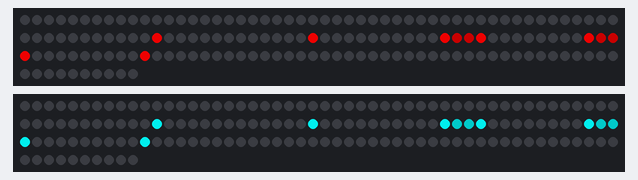
This sketch was run on a simulated ESP32. Shown: 2 × 160 RGB LEDs in strip order, left to right, continuing on the next row. Dim RGB values are drawn brighter than linear; nothing arrives over Bluetooth unless stated.

Above: at 0.48 s.
At 10.36 s:
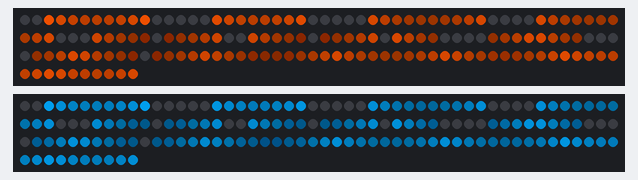
At 20.13 s:
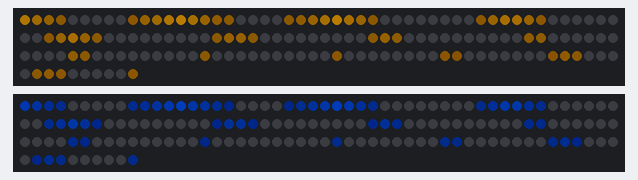
At 28.38 s:
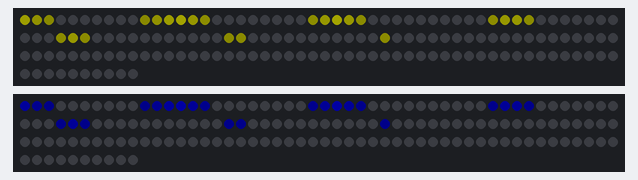
At 34.16 s:
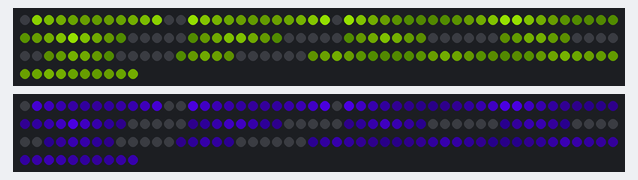
At 39.67 s:
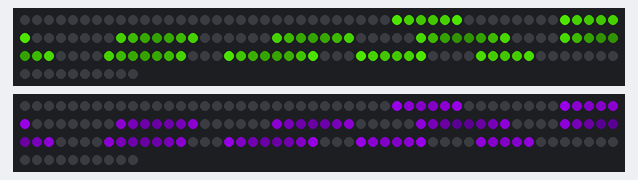

The sketch:

starbust_ears.ino
```cpp
#include <Adafruit_NeoPixel.h>
#include <BLEDevice.h>
#include <BLEScan.h>
#include <math.h>

#define NUM_LEDS  160
#define PIN_LEFT  0
#define PIN_RIGHT 1
#define NUM_ROWS  7

// ── Left ear row widths, bottom (widest) to top (tip) ────────────────────────
const uint8_t L_BACK_ROWS[NUM_ROWS]  = {13, 14, 13, 12, 11, 10, 8};
const uint8_t L_FRONT_ROWS[NUM_ROWS] = {14, 14, 13, 12, 10,  9, 7};

// ── Right ear row widths, bottom (widest) to top (tip) ───────────────────────
const uint8_t R_BACK_ROWS[NUM_ROWS]  = {13, 14, 13, 12, 11, 10, 8};
const uint8_t R_FRONT_ROWS[NUM_ROWS] = {14, 14, 13, 12, 10,  9, 7};

// ── Effect tuning ─────────────────────────────────────────────────────────────
#define Y_SCALE            1.5f  // Vertical row spacing vs horizontal LED pitch.
                                  // Raise if burst looks squashed top/bottom;
                                  // lower if squashed left/right.
#define TRAIL_LEN          4.5f  // Distance units of fading trail behind wavefront
#define MAX_BRIGHTNESS     200   // Peak brightness at wavefront (0–255)
#define HUE_STEP_PER_BURST  20   // Hue advance each burst cycle (slow rainbow)

// ── BLE speed control ─────────────────────────────────────────────────────────
// At 0 packets/30 s  → 0.25× speed (2400 ms per burst — idle drift)
// At BLE_MAX_PKTS    → 4.0× speed  ( 150 ms per burst — frenetic)
#define BLE_WINDOW_MS   30000    // rolling window length in milliseconds
#define BLE_MAX_PKTS      300    // packet count that saturates the speed scale
#define BLE_SPEED_MIN    0.25f   // multiplier at 0 packets
#define BLE_SPEED_MAX    4.00f   // multiplier at BLE_MAX_PKTS packets
#define BLE_SMOOTH       0.05f   // low-pass weight toward target (per frame)

// Timestamp ring buffer — one entry per received advertisement.
// 512 slots covers ~17 pkt/s sustained for 30 s before wrapping;
// older entries drop off the window naturally once they age out.
#define BLE_BUF_SIZE      512
static uint32_t bleTimestamps[BLE_BUF_SIZE];
static volatile uint16_t bleHead  = 0;  // next write slot
static volatile uint16_t bleTotal = 0;  // how many valid entries (caps at BLE_BUF_SIZE)

class AdvCallback : public BLEAdvertisedDeviceCallbacks {
  void onResult(BLEAdvertisedDevice dev) override {
    uint16_t h = bleHead;
    bleTimestamps[h] = millis();
    bleHead = (h + 1) % BLE_BUF_SIZE;
    if (bleTotal < BLE_BUF_SIZE) bleTotal++;
  }
};

static BLEScan*      bleScan;
static AdvCallback   advCallback;

// Count advertisements received within the last BLE_WINDOW_MS milliseconds.
// Walks the ring buffer backward from the most recent entry; stops as soon as
// it hits an entry older than the window (buffer is filled in time order).
uint16_t countRecentBLE() {
  uint32_t cutoff = millis() - BLE_WINDOW_MS;
  uint16_t total  = bleTotal;          // snapshot (written by ISR)
  uint16_t head   = bleHead;
  uint16_t count  = 0;

  for (uint16_t i = 0; i < total; i++) {
    uint16_t idx = (head - 1 - i + BLE_BUF_SIZE) % BLE_BUF_SIZE;
    if (bleTimestamps[idx] >= cutoff) {
      count++;
    } else {
      break;  // entries are chronological, so all earlier ones are also expired
    }
  }
  return count;
}

Adafruit_NeoPixel leftEar (NUM_LEDS, PIN_LEFT,  NEO_GRB + NEO_KHZ800);
Adafruit_NeoPixel rightEar(NUM_LEDS, PIN_RIGHT, NEO_GRB + NEO_KHZ800);

float ledDistL[NUM_LEDS];  // radial distance from face-center, left ear
float ledDistR[NUM_LEDS];  // radial distance from face-center, right ear
float maxDist = 0.0f;      // farthest LED across both ears (set in setup)

float    burstRadius  = 0.0f;
float    speedMul     = 1.0f;  // current smoothed speed multiplier
uint16_t hue          = 0;

uint32_t HSVtoRGB(uint16_t h, uint8_t s, uint8_t v);

// Build a per-LED radial-distance map for one ear.
// Rows are interleaved: back[0], front[0], back[1], front[1], ...
// Each face is centered independently (row 3, column center of that row).
// Returns the maximum distance found (used to set the burst reset threshold).
float buildLedMap(const uint8_t backRows[], const uint8_t frontRows[], float dist[]) {
  const float centerRow = (NUM_ROWS - 1) / 2.0f;  // 3.0
  float maxD = 0.0f;
  int   idx  = 0;

  for (int row = 0; row < NUM_ROWS; row++) {
    float yOff = (row - centerRow) * Y_SCALE;

    uint8_t bw  = backRows[row];
    float   bCx = (bw - 1) / 2.0f;
    for (int col = 0; col < bw; col++) {
      float xOff = col - bCx;
      float d    = sqrtf(xOff * xOff + yOff * yOff);
      dist[idx++] = d;
      if (d > maxD) maxD = d;
    }

    uint8_t fw  = frontRows[row];
    float   fCx = (fw - 1) / 2.0f;
    for (int col = 0; col < fw; col++) {
      float xOff = col - fCx;
      float d    = sqrtf(xOff * xOff + yOff * yOff);
      dist[idx++] = d;
      if (d > maxD) maxD = d;
    }
  }
  return maxD;
}

void setup() {
  leftEar.begin();
  rightEar.begin();
  leftEar.show();
  rightEar.show();

  float mL = buildLedMap(L_BACK_ROWS, L_FRONT_ROWS, ledDistL);
  float mR = buildLedMap(R_BACK_ROWS, R_FRONT_ROWS, ledDistR);
  maxDist = max(mL, mR);  // reset only after both ears have fully burst

  // Start passive BLE scanning — we only need to count advertisements,
  // not connect to or read data from any device.
  BLEDevice::init("");
  bleScan = BLEDevice::getScan();
  bleScan->setAdvertisedDeviceCallbacks(&advCallback, true);  // true = keep duplicates
  bleScan->setActiveScan(false);   // passive — no scan-request packets
  bleScan->setInterval(100);
  bleScan->setWindow(99);
  bleScan->start(0, nullptr, false);  // 0 = scan indefinitely, non-blocking
}

void loop() {
  leftEar.clear();
  rightEar.clear();

  // ── Update speed multiplier from BLE packet rate ───────────────────────────
  uint16_t pkts   = countRecentBLE();
  float    target = BLE_SPEED_MIN + (BLE_SPEED_MAX - BLE_SPEED_MIN)
                    * min((float)pkts / BLE_MAX_PKTS, 1.0f);
  speedMul += BLE_SMOOTH * (target - speedMul);  // gentle low-pass

  float step = (maxDist / 60.0f) * speedMul;  // distance increment per 10 ms frame

  uint16_t hue2 = (hue + 180) % 360;  // Complementary color for right ear

  for (int i = 0; i < NUM_LEDS; i++) {
    // Left ear
    float dL = burstRadius - ledDistL[i];
    if (dL >= 0.0f && dL <= TRAIL_LEN) {
      float   bf = expf(-dL * 3.0f / TRAIL_LEN);
      uint8_t br = (uint8_t)(bf * MAX_BRIGHTNESS);
      leftEar.setPixelColor(i, HSVtoRGB(hue, 255, br));
    }

    // Right ear
    float dR = burstRadius - ledDistR[i];
    if (dR >= 0.0f && dR <= TRAIL_LEN) {
      float   bf = expf(-dR * 3.0f / TRAIL_LEN);
      uint8_t br = (uint8_t)(bf * MAX_BRIGHTNESS);
      rightEar.setPixelColor(i, HSVtoRGB(hue2, 255, br));
    }
  }

  leftEar.show();
  rightEar.show();

  burstRadius += step;
  if (burstRadius > maxDist + TRAIL_LEN) {
    burstRadius = 0.0f;
    hue = (hue + HUE_STEP_PER_BURST) % 360;
  }

  delay(10);
}

// Convert HSV (h: 0–359, s: 0–255, v: 0–255) to packed RGB color
uint32_t HSVtoRGB(uint16_t h, uint8_t s, uint8_t v) {
  float r, g, b;
  float hf = h / 60.0f;
  int   i  = (int)hf;
  float f  = hf - i;
  float p  = v * (1.0f - s / 255.0f);
  float q  = v * (1.0f - f * s / 255.0f);
  float t  = v * (1.0f - (1.0f - f) * s / 255.0f);
  switch (i % 6) {
    case 0: r = v; g = t; b = p; break;
    case 1: r = q; g = v; b = p; break;
    case 2: r = p; g = v; b = t; break;
    case 3: r = p; g = q; b = v; break;
    case 4: r = t; g = p; b = v; break;
    case 5: r = v; g = p; b = q; break;
    default: r = 0; g = 0; b = 0; break;
  }
  return leftEar.Color((uint8_t)r, (uint8_t)g, (uint8_t)b);
}
```
